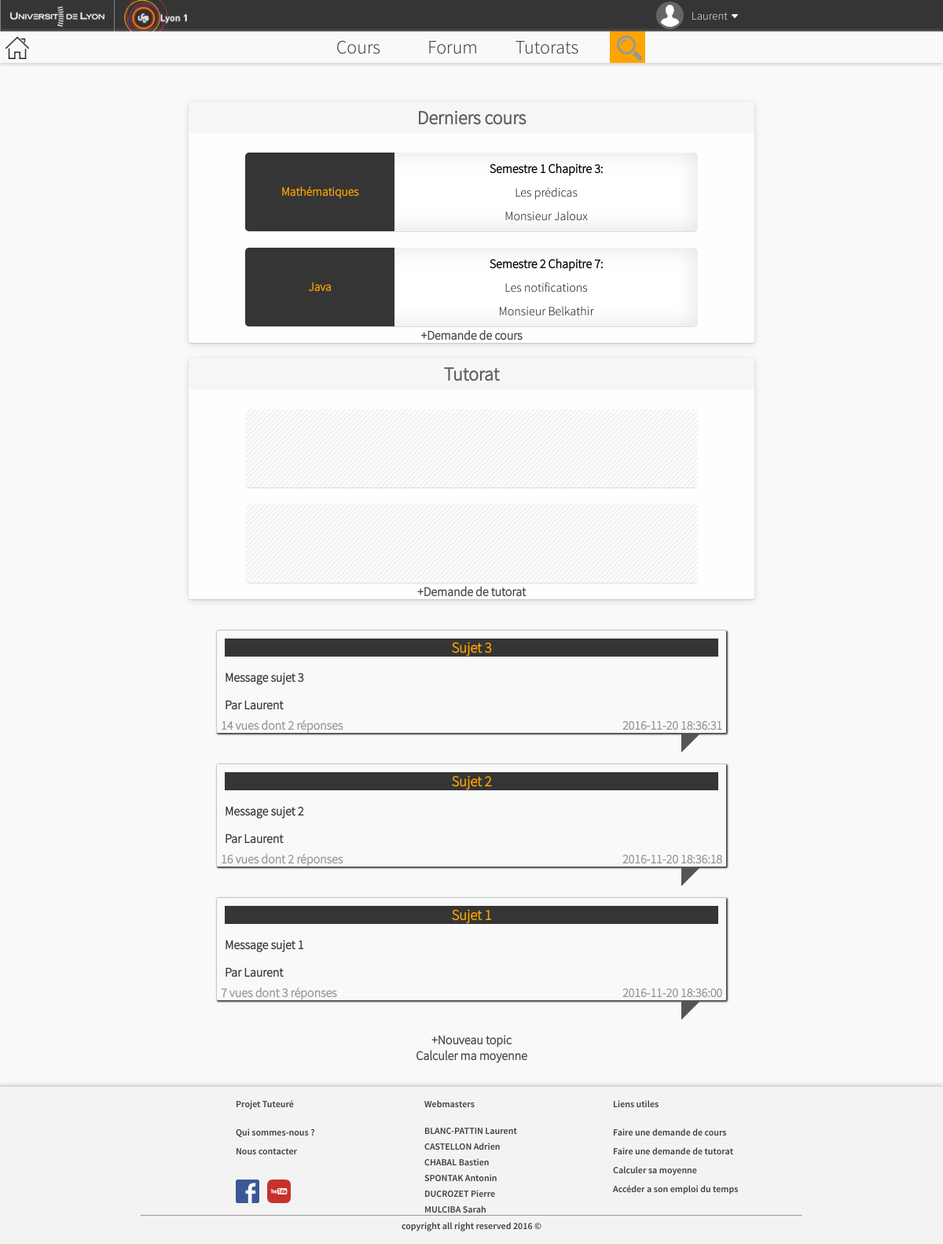
/Site/ (signed in), run on the app's committed database.
### tables this page shows
CREATE TABLE IF NOT EXISTS `utilisateurs` (
    `utilisateurID` INT(11) NOT NULL,
    `identifiant` VARCHAR(255) NOT NULL,
    `motDePasse` VARCHAR(255) NOT NULL,
    `prenom` VARCHAR(255) NOT NULL,
    `pseudo` VARCHAR(255) DEFAULT NULL,
    `statut` VARCHAR(255) DEFAULT NULL
);

CREATE TABLE IF NOT EXISTS `sujet` (
    `sujetID` INT(11) NOT NULL,
    `nom` VARCHAR(255) NOT NULL,
    `auteurID` INT(11) NOT NULL,
    `moduleID` INT(11) NOT NULL,
    `message` TEXT NOT NULL,
    `dateSujet` DATETIME NOT NULL,
    `epingle` TINYINT(1) NOT NULL,
    `clos` TINYINT(1) NOT NULL,
    `messageValide` TEXT,
    `nbVues` INT(11) NOT NULL,
    `nbRep` INT(11) NOT NULL,
    `priority` INT(11) NOT NULL,
    `dernierMessage` INT(11) DEFAULT NULL,
    `pseudo` VARCHAR(255) DEFAULT NULL,
    `dateDernierChangement` DATETIME NOT NULL
);

### Site/Model/Model.php (called while the page is built)
<?php
	abstract class Model{
		private static $bdd;
		protected function executerRequete($sql, $params = null) {
			if ($params == null) {
				$resultat = self::getBdd()->query($sql);
			}
			else {
				$resultat = self::getBdd()->prepare($sql);
				$resultat->execute($params);
			}
			return $resultat;
		}
		private static function getBdd() {
			if(self::$bdd == null){
				require './bin/liaison.php';
				try{
					self::$bdd = new PDO('mysql:host='.$host .';dbname='.$nombase ,$user,$password);
				}
				catch(Exception $e){
					die ('Erreur de connexion : '.$e->getMessage());
				}
				self::$bdd->exec('SET NAMES utf8');
				self::$bdd->setAttribute(PDO::ATTR_ERRMODE,PDO::ERRMODE_EXCEPTION);
			}
			return self::$bdd;
		}
	}
?>

### Site/Model/SujetsManager.php (called while the page is built, shortened)
<?php
		require_once ("Model.php");
	 	class SujetsManager extends Model
		{
			public function getSujetTri()
			{
			  $req = $this->executerRequete('SELECT sujet.sujetID,sujet.nom,dateSujet,nbVues,nbRep,message,prenom,moduleID FROM sujet left join utilisateurs on auteurID = utilisateurID order by dateSujet DESC');
			  $result=$req->fetchAll(PDO::FETCH_ASSOC);
			  return $result;
			}
	}
?>

### Site/bin/liaison.php (called while the page is built)
<?php
$host ="localhost";
$user ="root";
$password="";
$nombase="h2i_iut";
?>

### Site/Model/UsersManager.php (called while the page is built, shortened)
<?php
		require_once ("Model.php");
	 	class UsersManager extends Model
		{
		public function getUserName($login)
		{
			$requete = $this->executerRequete('SELECT prenom FROM utilisateurs where identifiant = ?', array($login));
			$data = $requete->fetch(PDO::FETCH_ASSOC);
			return $data;
		}
	}

### Site/Views/accueil.php (the view, shortened to what this page needs)
<?php
		echo '
			<div id="corpsAccueil">
				<article id="coursTutorat">
					<div class="box1">
						<div id="bandeau" >
							<h1>Derniers cours</h1>
						</div>
						<div id="boxCoursAccueil">
							<asside class="matiere">
								<h2>Mathématiques</h2>
							</asside>
							<p><b>Semestre 1 Chapitre 3:</b></p>
							<p>Les prédicas</p>
							<p>Monsieur Jaloux</p>
						</div>
						<div id="boxCoursAccueil">
							<asside class="matiere">
								<h2>Java</h2>
							</asside>
							<p><b>Semestre 2 Chapitre 7:</b></p>
							<p>Les notifications</p>
							<p>Monsieur Belkathir</p>
						</div>
						<a href=""><b>+</b>Demande de cours</a>
					</div>
					<div class="box1">
						<div id="bandeau" >
							<h1>Tutorat</h1>
						</div>
						<div id="boxTutoratAccueil">
						</div>
						<div id="boxTutoratAccueil">
						</div>
						<a href=""><b>+</b>Demande de tutorat</a>
					</div>
				</article>
				<div id="bullesForum">
					';
					$i = 0;
					if ($listeSujets != false)
					{
						foreach($listeSujets as $list)
						{
							echo '<a  href="index.php?page=forum&sujet='.$list['sujetID'].'" ><div id="bulle">';
							echo '<h3>'.$list['nom'].'</h3>
										<ul>
												<li>'.substr($list['message'],0,150).'</li>
												<li class="botBulleDroit">'.$list['nbVues'].' vues dont '.$list['nbRep'].' réponses</li>
												<li class="botBulleGauche" >'.$list['dateSujet'].'</li>
												<li class ="pseudoTopic"> Par '.$list['prenom'].'</li>
										</ul>
							</div>
							 </a>';
								$i++;
							if($i == 3){break;}
						}
					}
					echo '
					<a href="index.php?page=forum"><b>+</b>Nouveau topic</a>
				</div>
				<a  href="" >Calculer ma moyenne</a>
			</div>
			';
		require_once("./Views/layout.php");
?>

### Site/includes/header.php (shortened to what this page needs)
<header id="header" >
		<div class="bh2" id="bh2">
			<a href=""> <img class="account"  alt="account" src="./media/images/account.png" />
				<p><?php echo $prenom['prenom'];  ?> </p>
				<img class="flecheMonCompte"  alt="account" src="./media/images/fleche.png" />   </a> </div>
		<a href="http://www.universite-lyon.fr/" title="Universités de Lyon"> <img class="univ"  alt="Universités de Lyon"  src="./media/images/comue.png"/> </a>
		<a href="http://iut.univ-lyon1.fr/" title="IUT lyon 1"> <img title="IUT lyon 1" alt="IUT" class="iut"  src="./media/images/lyon1.png"/> </a>
</header>
<nav id="sousheader" class="fixed">
			<a title="Accueil" href="index.php?page=accueil"><img class='home'  alt="Accueil" src="./media/images/home.png"/></a>
			<a class="bsh1" href="index.php?page=cours">Cours</a>
			<a class="bsh2" href="index.php?page=forum">Forum</a>
			<a class="bsh3" href="index.php?page=tutorats">Tutorats</a>
			<form id="search">
				<input  type="image"   id="loupe"  alt="recherche" class="loupe" src="./media/images/loupe.png"/>
			</form>
</nav>

### Site/style/header.css (style rules this page uses)
#header { position:; background: #353535; width:100%; height:40px; top:0px; left:0px; z-index:100000; font-family:SourceSansProLight; font-size:0.8em; transition: 0.3s; z-index: 10000; }
nav a { text-decoration: none; color:#2c2c2c }
#sousheader { position:relative; width:100%; height:40px; margin-top:0px; background: #f9f9f9; display:block; overflow:hidden; z-index:1000; text-align:center; text-decoration: none; font-size:1.5em; font-family:SourceSansProLight; transition:0.2s; box-shadow: 0px 1px 5px 0px #c2c2c2; }
.bh2 { float:right; margin-right:20%; padding-left:5px; padding-right: 5px; height:100%; line-height:40px; text-decoration:none; width: 120px; }
.bh2 a { text-decoration:none;color:white;width: 0 }
.bh2 p { display:inline;float:left;margin-top:0;font-size: 11pt;margin-left: 5px }
.account { width:35px; float:left; margin-top: 2px ; margin-right:5px; }
.flecheMonCompte { display:inline; margin-top:18px; margin-left:5px; height: 5px; float:left; cursor:pointer; }
.univ,.iut { float:left; margin-left:0px; height:100%;padding-left:1%;padding-right:1%;min-width:80px; }
.univ { border-right:solid 1px grey;border-left:solid 1px grey; }
.home { display:inline; position:absolute; left:7px; height:75%; margin:5px auto; width:1.8%; min-width: 30px; }
.bsh1,.bsh2,.bsh3 { float:left; display:inline; margin-left:0; width:8%; min-width:70px; height:100%; text-align:center; text-decoration:none; line-height:40px; transition:0.7s; }
.bsh1 { margin-left:36.75% }
#search { float:left; display:block; margin-left:0px; padding:0px; width:2.3%; min-width:45px; height:100%; background:#FFA500; color:white; line-height:40px; overflow:hidden; transition:0.6s; }
.loupe { float: right;width:40px;margin:0;cursor:pointer; }

### Site/style/globalcss.css (style rules this page uses)
html,body { min-height: 100%; min-width:0px; margin:0; padding:0; font-family:SourceSansProRegular; font-style: normal; background: linear-gradient(#f9f9f9, #f9f9f9 ) ; background-repeat: no-repeat; background-attachment: fixed; }
@media only screen and (max-width:1200px) { #sousheader { font-size:1.5em ; } }
@media only screen and (max-width:1200px) { #sousheader .bsh1,#sousheader .bsh2,#sousheader .bsh3 { padding-left:1%;padding-right:1%;transition:0.7s; } }
@media only screen and (max-width:1200px) { #sousheader .bsh1 { margin-left:33%;transition:1s } }
@media only screen and (max-width:1200px) { #sousheader #search { margin-left: 20px;transition:0.7s; } }
@media only screen and (max-width:1200px) { #warpper #coursTutorat { width:60%;margin-left: 20%;margin-right: 20%; } }
@media only screen and (max-width:1200px) { #warpper #bullesForum { width:60%;margin-left: 20%;margin-right: 20%; } }
@media only screen and (max-width:1200px) { #warpper .matiere { font-size: 13px; } }

### data on the page
utilisateurs: prenom "Laurent"
sujet: nom "Sujet 3", message "Message sujet 3", nbVues "14", nbRep "2", dateSujet "2016-11-20 18:36:31", auteurID.prenom "Laurent"
sujet: nom "Sujet 2", message "Message sujet 2", nbVues "16", nbRep "2", dateSujet "2016-11-20 18:36:18", auteurID.prenom "Laurent"
sujet: nom "Sujet 1", message "Message sujet 1", nbVues "7", nbRep "3", dateSujet "2016-11-20 18:36:00", auteurID.prenom "Laurent"
